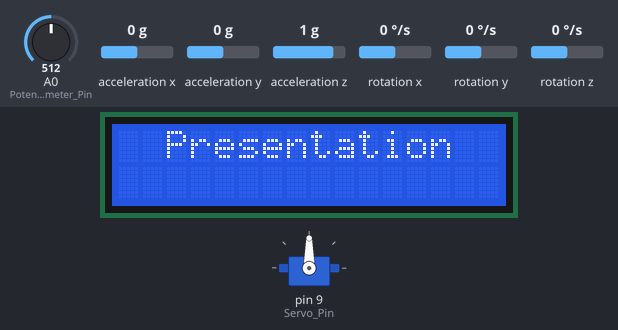
Recording of a sketch running on a simulated Arduino Uno, built with avr-gcc and run on an emulated ATmega328P. Parts: servo, 16×2 character LCD. Wiring (inferred from the names in the program): MPU-6050 motion sensor at I2C address 0x68. Inputs (shaded band) come from the test bench; at power-on: A0 (Potentiometer_Pin) = 512, acceleration x 0 g, acceleration y 0 g, acceleration z 1 g, rotation x 0 °/s, rotation y 0 °/s, rotation z 0 °/s. What the sketch prints to the serial monitor is not drawn.

Above: at 0.1 s.
At 7.2 s:
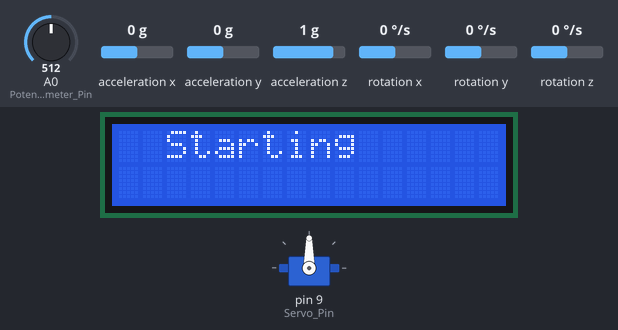
At 12.4 s:
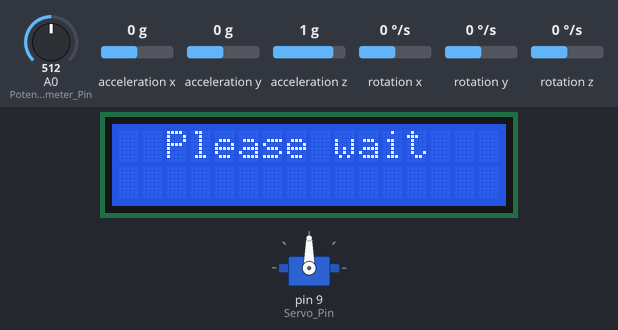
At 21.6 s:
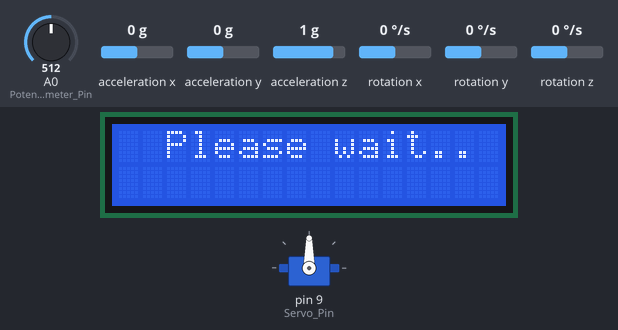
At 27.7 s:
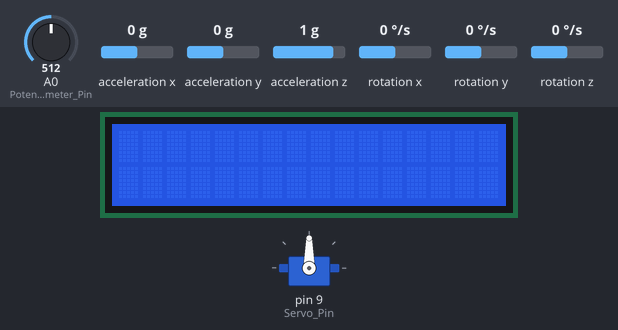
At 28.2 s:
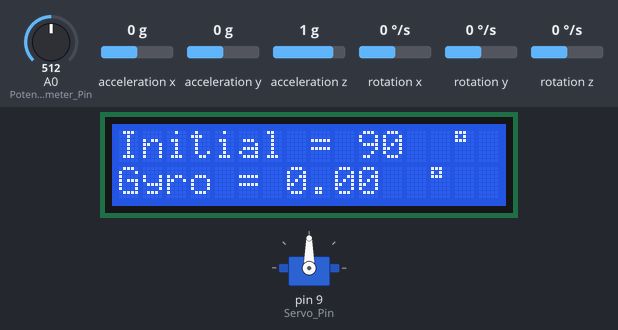

Measured:
- what the display in image 3 shows lasts 1.1 s, from 21.5 s to 22.6 s
- what the display in image 4 shows lasts 0.5 s, from 27.7 s to 28.2 s

The sketch:

All.ino
```cpp
#include <Servo.h>    //Import de la bibliotheque servo.h pour l'utilisation du servomoteur
#include <Wire.h>     //Import de la bibliotheque wire.h pour la communi
#include <LiquidCrystal_I2C.h>

#include <Adafruit_MPU6050.h>
#include <Adafruit_Sensor.h>

LiquidCrystal_I2C lcd(0x27,16,2);
Adafruit_MPU6050 mpu;

const int MPU_addr=0x68;
const int Potentiometer_Pin = A0;  // Analog pin used for the potentiometer
const int Servo_Pin = 9;          // Pin used for the servo motor

int16_t Acc_x,Acc_y,Acc_z,Readings_x,Readings_y,Readings_z,Angle_x,Angle_y,Angle_z,Tmp,GyX,GyY,GyZ ;

Servo servo;  // Creating the Servo object

void setup() {
  servo.attach(Servo_Pin);  // Attaching the servo motor to the specified pin

  lcd.init();
  lcd.backlight();
  lcd.clear();

  Serial.begin(9600);
  mpu.setAccelerometerRange(MPU6050_RANGE_8_G);
  mpu.setGyroRange(MPU6050_RANGE_500_DEG);
  Wire.begin();
  Wire.beginTransmission(MPU_addr);
  Wire.write(0x6B);
  Wire.write(0);
  Wire.endTransmission(true);

  lcd.setCursor(4,0);
  lcd.print("Groupe 1");
  lcd.setCursor(2,0);
  lcd.print("Presentation");
  delay(2000);

  lcd.clear();
  lcd.setCursor(2,0);
  lcd.print("Starting");
  delay(1000);

  lcd.clear();
  lcd.setCursor(2,0);
  lcd.print("Starting.");
  delay(500);

  lcd.clear();
  lcd.setCursor(2,0);
  lcd.print("Starting..");
  delay(500);

  lcd.clear();
  lcd.setCursor(2,0);
  lcd.print("Starting...");
  delay(500);

   lcd.clear();
  lcd.setCursor(2,0);
  lcd.print("Starting");
  delay(1000);

  lcd.clear();
  lcd.setCursor(2,0);
  lcd.print("Starting.");
  delay(500);

  lcd.clear();
  lcd.setCursor(2,0);
  lcd.print("Starting..");
  delay(500);

  lcd.clear();
  lcd.setCursor(2,0);
  lcd.print("Starting...");
  delay(500);

   lcd.clear();
  lcd.setCursor(2,0);
  lcd.print("Starting");
  delay(1000);

  lcd.clear();
  lcd.setCursor(2,0);
  lcd.print("Starting.");
  delay(500);

  lcd.clear();
  lcd.setCursor(2,0);
  lcd.print("Starting..");
  delay(500);

  lcd.clear();
  lcd.setCursor(2,0);
  lcd.print("Starting...");
  delay(500);

     lcd.clear();
  lcd.setCursor(2,0);
  lcd.print("Please wait");
  delay(1000);

  lcd.clear();
  lcd.setCursor(2,0);
  lcd.print("Please wait.");
  delay(500);

  lcd.clear();
  lcd.setCursor(2,0);
  lcd.print("Please wait..");
  delay(500);

  lcd.clear();
  lcd.setCursor(2,0);
  lcd.print("Please wait...");
  delay(500);

  lcd.clear();
  lcd.setCursor(2,0);
  lcd.print("Please wait");
  delay(1000);

  lcd.clear();
  lcd.setCursor(2,0);
  lcd.print("Please wait.");
  delay(500);

  lcd.clear();
  lcd.setCursor(2,0);
  lcd.print("Please wait..");
  delay(500);

  lcd.clear();
  lcd.setCursor(2,0);
  lcd.print("Please wait...");
  delay(500);

  lcd.clear();
  lcd.setCursor(2,0);
  lcd.print("Please wait");
  delay(1000);

  lcd.clear();
  lcd.setCursor(2,0);
  lcd.print("Please wait.");
  delay(500);

  lcd.clear();
  lcd.setCursor(2,0);
  lcd.print("Please wait.");
  delay(500);

  lcd.clear();
  lcd.setCursor(2,0);
  lcd.print("Please wait...");
  delay(500);

  lcd.clear();
  lcd.setCursor(2,0);
  lcd.print("Please wait");
  delay(1000);

  lcd.clear();
  lcd.setCursor(2,0);
  lcd.print("Please wait.");
  delay(500);

  lcd.clear();
  lcd.setCursor(2,0);
  lcd.print("Please wait..");
  delay(500);

  lcd.clear();
  lcd.setCursor(2,0);
  lcd.print("Please wait...");
  delay(500);

  lcd.clear();
  lcd.setCursor(2,0);
  lcd.print("Please wait");
  delay(1000);

  lcd.clear();
  lcd.setCursor(2,0);
  lcd.print("Please wait.");
  delay(500);

  lcd.clear();
  lcd.setCursor(2,0);
  lcd.print("Please wait..");
  delay(500);

  lcd.clear();
  lcd.setCursor(2,0);
  lcd.print("Please wait..");
  delay(500);

  lcd.clear();
  lcd.setCursor(2,0);
  lcd.print("Please wait");
  delay(1000);

  lcd.clear();
  lcd.setCursor(2,0);
  lcd.print("Please wait.");
  delay(500);

  lcd.clear();
  lcd.setCursor(2,0);
  lcd.print("Please wait..");
  delay(500);

  lcd.clear();
  lcd.setCursor(2,0);
  lcd.print("Please wait...");
  delay(500);

  lcd.clear();
  lcd.setCursor(2,0);
  lcd.print("Starting");
  delay(1000);

  lcd.clear();
  lcd.setCursor(2,0);
  lcd.print("Starting.");
  delay(500);

  lcd.clear();
  lcd.setCursor(2,0);
  lcd.print("Starting..");
  delay(500);

  lcd.clear();
  lcd.setCursor(2,0);
  lcd.print("Starting...");
  delay(500);

  lcd.clear();
}

void loop()

{
  Wire.beginTransmission(MPU_addr);
  Wire.write(0x3B);
  Wire.endTransmission(false);
  Wire.requestFrom(MPU_addr,14,true);

  int Pot_Value = analogRead(Potentiometer_Pin);  // Reading the potentiometer value
  int Servo_Angle = map(Pot_Value, 0, 1023, 0, 180);  // Converting the potentiometer value to an angle (0-150)

  servo.write(Servo_Angle);  // Setting the angle of the servo motor

  delay(500);  // Delay to allow the servo motor to reach the desired position.

  Readings_x = Wire.read()<<8|Wire.read();
  Readings_y = Wire.read()<<8|Wire.read();
  Readings_z = Wire.read()<<8|Wire.read();

// Convert raw accelerometer values to m/s²
  float Acc_x = Readings_x / 16384.0;  // 16384 LSB/g (2g range)
  float Acc_y = Readings_y / 16384.0;
  float Acc_z = Readings_z / 16384.0;

  float Angle_z = atan(Acc_x / sqrt(pow(Acc_y, 2) + pow(Acc_z, 2))) * (180.0 / PI);

  Serial.print("Angle z = ");
  Serial.println(Angle_z);

  lcd.setCursor(0,0);
  lcd.print("Initial = ");
  lcd.println(Servo_Angle);
  lcd.print((char)223);

  lcd.setCursor(0,1);
  lcd.print("Gyro = ");
  lcd.println(Angle_z);
  lcd.print((char)223);


  if (Servo_Angle < Angle_z)
{
  int Rotation = Angle_z - Servo_Angle;

  // Move the servo to the difference angle
  int Target_Angle = servo.read() + Rotation;
  servo.write(Target_Angle);
}

  else if (Servo_Angle > Angle_z)
{
  int Rotation = Servo_Angle - Angle_z;

  // Move the servo to the difference angle
  int Target_Angle = servo.read() - Rotation;
  servo.write(Target_Angle);
}

}
```
